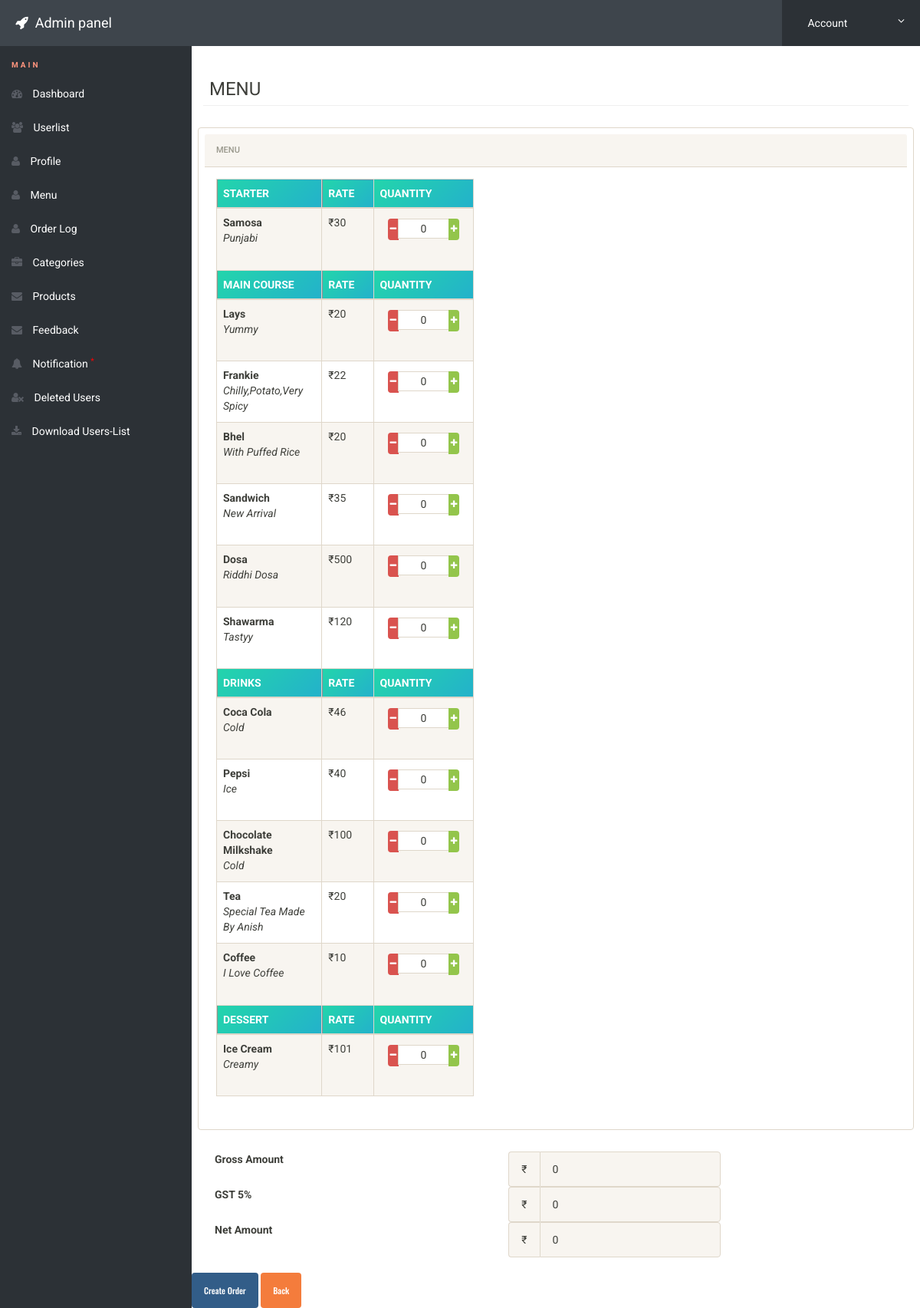
The app's page /admin/menu2.php (signed in) with its own data.
### tables this page shows
CREATE TABLE `categories` (
  `id` int(11) NOT NULL,
  `name` varchar(11) NOT NULL,
  `status` int(11) NOT NULL,
  `category_description` varchar(11) NOT NULL
);

CREATE TABLE `items` (
  `pid` int(11) NOT NULL,
  `cid` varchar(11) NOT NULL,
  `cname` varchar(15) NOT NULL,
  `name` varchar(20) NOT NULL,
  `rate` varchar(11) NOT NULL,
  `description` varchar(200) NOT NULL,
  `status` varchar(11) NOT NULL
);

### admin/menu2.php (the view, shortened to what this page needs)
<?php
$pid=array();
$rate=array();
include('includes/config.php');
if(strlen($_SESSION['alogin'])==0)
	{
header('location:index.php');
}
else{
?>
<!doctype html>
<html lang="en" class="no-js">
<head>
	<link rel="stylesheet" href="css/font-awesome.min.css">
	<link rel="stylesheet" href="css/bootstrap.min.css">
	<link rel="stylesheet" href="css/dataTables.bootstrap.min.css">
	<link rel="stylesheet" href="css/bootstrap-social.css">
	<link rel="stylesheet" href="css/bootstrap-select.css">
	<link rel="stylesheet" href="css/fileinput.min.css">
	<link rel="stylesheet" href="css/awesome-bootstrap-checkbox.css">
	<link rel="stylesheet" href="css/style.css">
</head>
<body>
<?php
		$sql = "SELECT * from categories where id = :editid ";
		$query = $dbh -> prepare($sql);
		$query->bindParam(':editid',$editid,PDO::PARAM_INT);
		$query->execute();
		$result=$query->fetch(PDO::FETCH_OBJ);
?>
	<?php include('includes/header.php');?>
	<div class="ts-main-content">
	<?php include('includes/leftbar.php');?>
		<div class="content-wrapper">
			<div class="container-fluid">
				<div class="row">
					<div class="col-md-12">
						<h3 class="page-title" style="padding: 8px;">MENU<?php echo htmlentities($result->name); ?></h3>
						<div class="row">
							<div class="col-md-12" style="padding: 8px;">
								<div class="panel panel-default" style="padding: 8px;">
									<div class="panel-heading"  >Menu</div>
									<div class="panel-body" align="center" style="width:40%;" >
   <table  class="display table table-striped table-bordered table-hover" style="width:100%;">
					<?php
					$sql1 = $dbh->query("SELECT * FROM categories where status=1 ORDER BY id asc ");
 					 while ($row = $sql1->fetch(PDO::FETCH_ASSOC)) {
                      $categoryId=$row['id'];
  						 echo'
                         <thead style="background:#535456; color:#ffffff;" >
						  <th class="col-md-2"  style="text-transform: uppercase; width:10%;">
                            '.$row['name'].'
						  </th>
                            <th style="width:10%;" >
                              RATE
                              </th>
                            <th class="col-md-3" style="width:20%;">
                              QUANTITY
                              </th>
                           </thead>'
                            ;
					$sql2 = $dbh->query("SELECT * FROM items WHERE cid='$categoryId' AND status=1");
					while ($row = $sql2->fetch(PDO::FETCH_ASSOC)) {
                      array_push($pid,$row['pid']);
                      array_push($rate,$row['rate']);
					echo '
					<td style="text-transform: capitalize;">
					<b>'.$row['name'].'</b>
                    <br>
                   <i> '.$row['description'].'</i>
                    </td>
                    <td>
                    ₹'.$row['rate'].'
                    </td>
                    <td>
   <div class="center" >
      <div class="input-group input-sm">
          <span class="input-group-btn">
              <button onclick="wc()" type="button" class="btn btn-danger btn-number" data-type="minus" style="padding: 3px 3px;" data-field="pid-'.$row['pid'].'">
                  <i class="fa fa-minus"></i>
              </button>
          </span>
          <input type="text" class="form-control input-number" name="pid-'.$row['pid'].'"  value="0" min="0" max="10" style="text-align:center; height: 3px; " >
          <span class="input-group-btn">
              <button onclick="wc()" type="button" class="btn btn-success btn-number" data-type="plus" style="padding: 3px 3px;" data-field="pid-'.$row['pid'].'">
                  <i class="fa fa-plus"></i>
              </button>
          </span>
      </div>
	<p></p>
</div>
                      </td>
					</tr>';
                     }
                     }
					?>
					</table>
									</div>
								</div>
							</div>
						</div>
					</div>
				</div>
			<div class="form-group">
  <label class="col-md-5 control-label" for="prependedtext">Gross Amount</label>
  <div class="col-md-4">
    <div class="input-group">
      <span class="input-group-addon">₹</span>
      <input type="text" class="form-control" id="gross_amount" name="gross_amount" disabled autocomplete="off">
    </div>
  </div>
</div>
                                        <div class="form-group">
  <label class="col-md-5 control-label" for="prependedtext">GST 5%</label>
  <div class="col-md-4">
    <div class="input-group">
      <span class="input-group-addon">₹</span>
      <input type="text" class="form-control" id="vat_charge" name="vat_charge" disabled autocomplete="off">
    </div>
  </div>
</div>
                      <div class="form-group">
  <label class="col-md-5 control-label" for="prependedtext">Net Amount</label>
  <div class="col-md-4">
    <div class="input-group">
      <span class="input-group-addon">₹</span>
      <input type="text" class="form-control" id="net_amount" name="net_amount" disabled autocomplete="off">
    </div>
  </div>
</div>
      </div>
      <br>
                                     <div class="box-footer">
                <button onclick="createorder()" type="button" class="btn btn-primary">Create Order</button>
                <a href="" class="btn btn-warning">Back</a>
              </div>
			</div>
		</div>
</body>
</html>
<?php } ?>

### admin/includes/header.php (shortened to what this page needs)
<div class="brand clearfix">
<h4 class="pull-left text-white" style="margin:20px 0px 0px 20px"><i class="fa fa-rocket"></i>&nbsp; Admin panel </h4>
		<ul class="ts-profile-nav">
			<li class="ts-account">
				<a href="#"><img src="img/ts-avatar.jpg" class="ts-avatar hidden-side" alt=""> Account <i class="fa fa-angle-down hidden-side"></i></a>
			</li>
		</ul>
	</div>

### admin/includes/leftbar.php
<nav class="ts-sidebar">
		<ul class="ts-sidebar-menu">
			<li class="ts-label" style="color:#FF957E">Main</li>
			<li><a href="dashboard.php"><i class="fa fa-dashboard"></i> Dashboard</a></li>
		<li><a href="userlist.php"><i class="fa fa-users"></i>&nbsp;Userlist</a>
		</li>
		<li><a href="profile.php"><i class="fa fa-user"></i>&nbsp;Profile</a>
		</li>
           <li><a href="menu.php"><i class="fa fa-user"></i>&nbsp;Menu</a>
		</li>
           <li><a href="order1.php"><i class="fa fa-user"></i>&nbsp;Order Log</a>
		</li>
           <li><a href="mu2.php"><i class="fa fa-briefcase"></i>&nbsp;Categories</a>
		</li>
           <li><a href="prodlist.php"><i class="fa fa-envelope"></i>&nbsp;Products</a>
		</li>
		<li><a href="feedback.php"><i class="fa fa-envelope"></i>&nbsp;Feedback</a>
		</li>
		<li><a href="notification.php"><i class="fa fa-bell"></i>&nbsp;Notification <sup style="color:red">*</sup></a>
		</li>
		<li><a href="deleteduser.php"><i class="fa fa-user-times"></i>&nbsp;Deleted Users</a>
		</li>
		<li><a href="download.php"><i class="fa fa-download"></i>&nbsp;Download Users-List</a>
		</li>
		</ul>
	</nav>

### admin/css/style.css (style rules this page uses)
html { font-size: 14px; }
@media only screen and (min-width: 480px) { html { font-size: 17px; } }
@media only screen and (min-width: 768px) { html { font-size: 14px; } }
body { font-size: 1em; }
a { color: #37a6c4; }
.btn { font-family: 'Oswald', sans-serif; }
.btn i { position: relative; top: -2px; }
.panel { overflow: hidden; }
.text-white, .text-light { color: #fff !important; }
ul, li { margin: 0; padding: 0; list-style: none; }
.btn { text-transform: none; }
.page-title { padding-bottom: 15px; margin-bottom: 20px; border-bottom: 1px solid #f0f0f0; }
.brand { background: #3e454c; position: relative; z-index: 3; position: fixed; width: 100%; top: 0; }
.brand .ts-profile-nav { float: right; display: none; }
.brand .ts-profile-nav li { float: left; position: relative; }
.brand .ts-profile-nav li a { display: block; padding: 20px; color: #fff; }
.brand .ts-profile-nav .ts-account .fa-angle-down { float: right; }
.brand .ts-profile-nav .ts-account > a { width: 180px; background: #2c3136; }
@media only screen and (min-width: 992px) { .brand .ts-profile-nav { display: block; } }
.ts-sidebar { background: #2c3136; max-height: 0; transition: max-height 0.3s; overflow: hidden; position: fixed; z-index: 9; width: 100%; bottom: 0; top: 60px; overflow-y: auto; }
@media only screen and (min-width: 992px) { .ts-sidebar { max-height: 100%; bottom: 0; } }
.ts-sidebar-menu .ts-label { color: #FF0000; font-weight: bold; padding: 8px 15px; text-transform: uppercase; font-size: 10px; letter-spacing: 3px; margin-top: 10px; }
.ts-sidebar-menu a { display: block; text-decoration: none; padding: 12px 15px; color: #fff; }
.ts-sidebar-menu li { position: relative; }
.ts-sidebar-menu li i { color: #585c64; margin-right: 10px; }
.ts-main-content .content-wrapper { padding-top: 15px; margin-top: 60px; }
@media only screen and (min-width: 992px) { .ts-main-content .ts-sidebar { width: 250px; float: left; } }
@media only screen and (min-width: 992px) { .ts-main-content .content-wrapper { margin-left: 250px; } }

### admin/menu2.php (style rules this page uses)
table, td { border: 1px solid green; width: 500px; }
th { background: linear-gradient(-45deg, #EE7752, #E73C7E, #23A6D5, #23D5AB); background-size: 400% 400%; -webkit-animation: Gradient 15s ease infinite; -moz-animation: Gradient 15s ease infinite; animation: Gradient 15s ease infinite; }

### records on screen
categories: name "STARTER"
items: name "Samosa", description "Punjabi", rate "30"
categories: name "MAIN COURSE"
items: name "Lays", description "Yummy", rate "20"
items: name "Frankie", description "Chilly,potato,very Spicy", rate "22"
items: name "Bhel", description "With Puffed Rice", rate "20"
items: name "Sandwich", description "New Arrival", rate "35"
items: name "Dosa", description "Riddhi Dosa", rate "500"
items: name "Shawarma", description "Tastyy", rate "120"
categories: name "DRINKS"
items: name "Coca Cola", description "Cold", rate "46"
items: name "Pepsi", description "Ice", rate "40"
items: name "Chocolate Milkshake", description "Cold", rate "100"
items: name "Tea", description "Special Tea Made By Anish", rate "20"
items: name "Coffee", description "I Love Coffee", rate "10"
categories: name "DESSERT"
items: name "Ice Cream", description "Creamy", rate "101"
